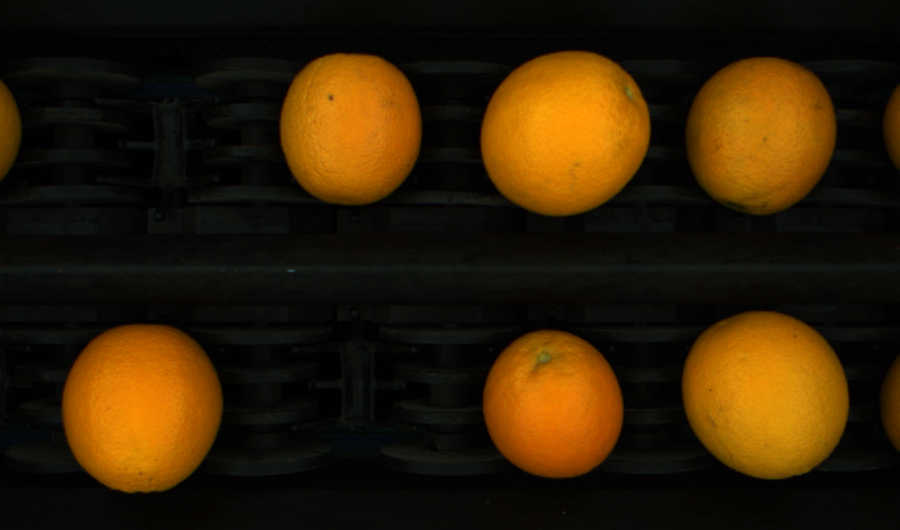
#> input picture 3.bmp, 900 x 530 px
$ python main1.py
#> lines starting #> are read from the running program, lines starting #| are printed output that depends on the picture; after the words box and inside, x2 and y2 are one past the last pixel; in counts of white or black regions, pixels touching at a corner belong together
### color.py
import cv2 as cv
import numpy as np
import os


def color_oranges(image_path):
#> called with image_path = '3.bmp'
    result = []

    # Read the image
    image = cv.imread(image_path)
#> image is the input picture: shape (530, 900, 3); mean B, G, R 5.6, 30.9, 49
    copy_img = image.copy()

    # Convert the image to the HSV color space
    hsv = cv.cvtColor(image, cv.COLOR_BGR2HSV)
#> hsv: shape (530, 900, 3); mean H, S, V 43.3, 137.4, 49.9

    # Define the color range for orange and green in the HSV space
    lower_orange_and_green = np.array([0, 40, 40])
    upper_orange_and_green = np.array([70, 255, 255])

    hsv_copy = image.copy()

    # Threshold the image to get a binary mask
    mask = cv.inRange(hsv, lower_orange_and_green, upper_orange_and_green)
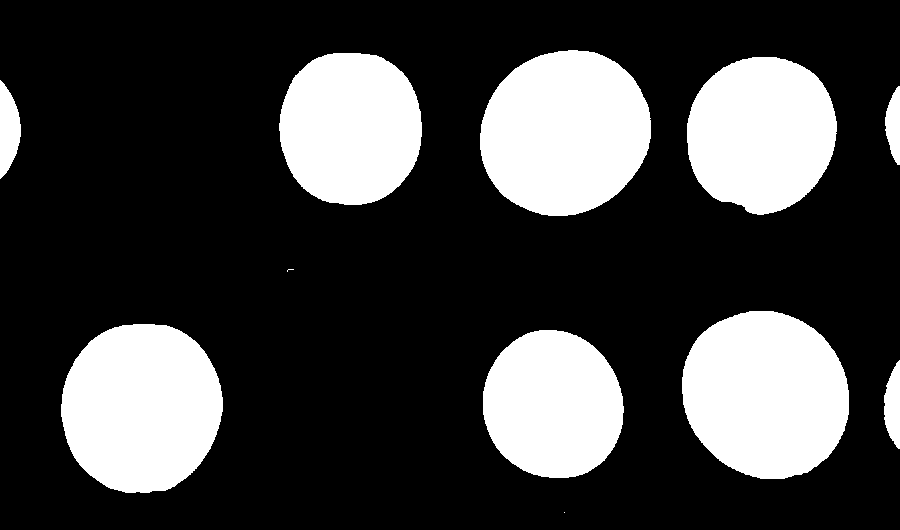
#> mask: shape (530, 900); 25.5% white; 11 white regions (2 under 20 px)

    # Find contours in the binary mask
    contours, hierarchy = cv.findContours(mask, cv.RETR_EXTERNAL, cv.CHAIN_APPROX_SIMPLE)
#> contours = 11 contours, 2 with area under 20; largest, box (x1, y1, x2, y2) and area: (480, 50, 651, 216) 21956, (682, 311, 849, 479) 21911, (61, 324, 223, 493) 21468, (687, 57, 837, 215) 18270, (279, 53, 422, 205) 17332

    # Filter the contours based on area
    filtered_contours = [contour for contour in contours if cv.contourArea(contour) >= 500]
#> filtered_contours = 9 contours; largest, box (x1, y1, x2, y2) and area: (480, 50, 651, 216) 21956, (682, 311, 849, 479) 21911, (61, 324, 223, 493) 21468, (687, 57, 837, 215) 18270, (279, 53, 422, 205) 17332

    # Apply convex hull to the filtered contours
    hull_contours = [cv.convexHull(contour) for contour in filtered_contours]
#> hull_contours = 9 contours; largest, box (x1, y1, x2, y2) and area: (480, 50, 651, 216) 22110, (682, 311, 849, 479) 22084, (61, 324, 223, 493) 21638, (687, 57, 837, 215) 18484, (279, 53, 422, 205) 17484

    # Create a mask with only the hull contours
    mask_2 = np.zeros_like(hsv, dtype=np.uint8)
    mask_2 = cv.cvtColor(mask_2, cv.COLOR_BGR2GRAY)
    cv.drawContours(mask_2, hull_contours, -1, (255, 255, 255), thickness=cv.FILLED)
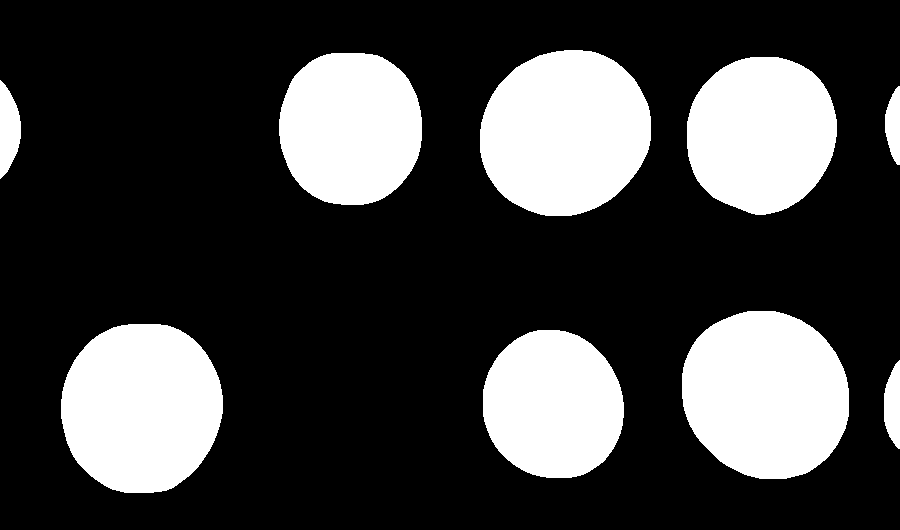
#> mask_2: shape (530, 900); 25.8% white; 9 white regions

    # Apply the mask to the image
    image_copy = cv.bitwise_and(image, image, mask=mask_2)

    # Draw index number in the center of each contour
    for i, contour in enumerate(filtered_contours):
        M = cv.moments(contour)
        if M["m00"] == 0:
            continue
        cX = int(M["m10"] / M["m00"])
        cY = int(M["m01"] / M["m00"])
        cv.putText(image_copy, str(i + 1), (cX, cY), cv.FONT_HERSHEY_SIMPLEX, 1, (255, 200, 0), 4)
#> this loop made 9 passes
#> (cX, cY) on passes 1 to 8: (892, 405), (552, 404), (141, 407), (765, 394), (893, 124), (7, 129), (761, 133), (350, 127)
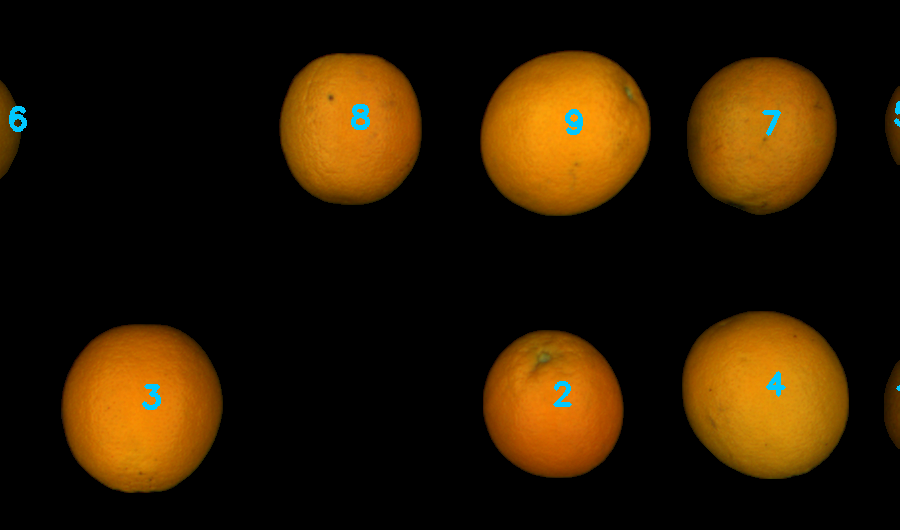
#> image_copy: shape (530, 900, 3); mean B, G, R 1.9, 25.1, 42.4

    # Find contours in the binary mask
    contours, hierarchy = cv.findContours(mask_2, cv.RETR_EXTERNAL, cv.CHAIN_APPROX_SIMPLE)
#> contours = 9 contours; largest, box (x1, y1, x2, y2) and area: (480, 50, 651, 216) 22111, (682, 311, 849, 479) 22082, (61, 324, 223, 493) 21645, (687, 57, 837, 215) 18484, (279, 53, 422, 205) 17484

    contour_area = []
    for contour in contours:
        area = cv.contourArea(contour)
        if area < 3000:
            continue
        contour_area.append(area)
        (x, y), (major_axis, minor_axis), angle = cv.fitEllipse(contour)
        ellipticity = major_axis / minor_axis
        perimeter = cv.arcLength(contour, True)

        # Calculate circularity as 4*pi*area/perimeter^2
        circularity = (4 * np.pi * area) / (perimeter * perimeter)

        # Define circularity and ellipticity thresholds based on requirements
        circularity_threshold = 0.99
        ellipticity_threshold = 0.90

        # If the contour's circularity and ellipticity are above the thresholds, consider it as an orange
        if circularity > circularity_threshold or ellipticity > ellipticity_threshold:
            # Create a mask for the contour
            mask = np.zeros_like(image)
            cv.drawContours(mask, [contour], -1, (255, 255, 255), -1)

            # Calculate mean values of a and b channels for pixels inside contour
            a_mean = np.mean(image[np.where(mask[..., 0] == 255)][..., 1])
            b_mean = np.mean(image[np.where(mask[..., 0] == 255)][..., 2])

            # Calculate CCI for the contour
            L = 100  # Reference illuminant
            CCI = 1000 * (a_mean / (L * b_mean))

            # Map the CCI value to the range of 0 to 99
            CCI = np.clip(CCI, -24, 22)
            CCI = (CCI + 24) * (99 / 46)

            # Draw the contour and the CCI value on the image
            cv.drawContours(image_copy, [contour], -1, (0, 255, 0), 2)
            # cv2.putText(image_copy, f'CCI: {CCI:.2f}', tuple(contour[0][0]), cv2.FONT_HERSHEY_PLAIN, 1, (0, 255, 0), 1)
            cv.putText(image_copy, f'CCI:{CCI:.2f}', tuple(contour[0][0]), cv.FONT_HERSHEY_PLAIN, 2, (0, 0, 255), 2)
#> this loop made 9 passes
#> (area, x, y, major_axis, minor_axis, angle, ellipticity, perimeter) on passes 2, 3, 4, 7, 8, 9: (16388, 552.7, 404.6, 139, 150.7, 158.1, 0.923, 477.9), (21645, 141, 407.1, 160.1, 172.9, 10.77, 0.926, 549), (22082, 765.3, 394.2, 161.1, 175, 135.6, 0.92, 554.7), (18484, 760.9, 133.5, 148.9, 158.4, 22.61, 0.94, 508.9), (17483.5, 350.2, 127.5, 143.5, 156.5, 179.9, 0.917, 494), (22111, 564.6, 132.4, 160.9, 175.1, 55.23, 0.919, 555.2)
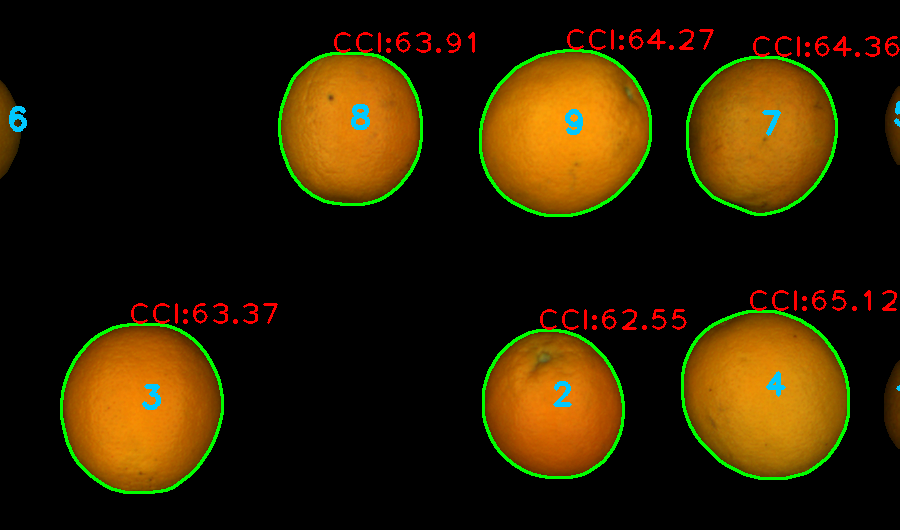
#> image_copy: shape (530, 900, 3); 3.16% of pixels changed, all inside (x1, y1, x2, y2) = (60, 29, 900, 494)
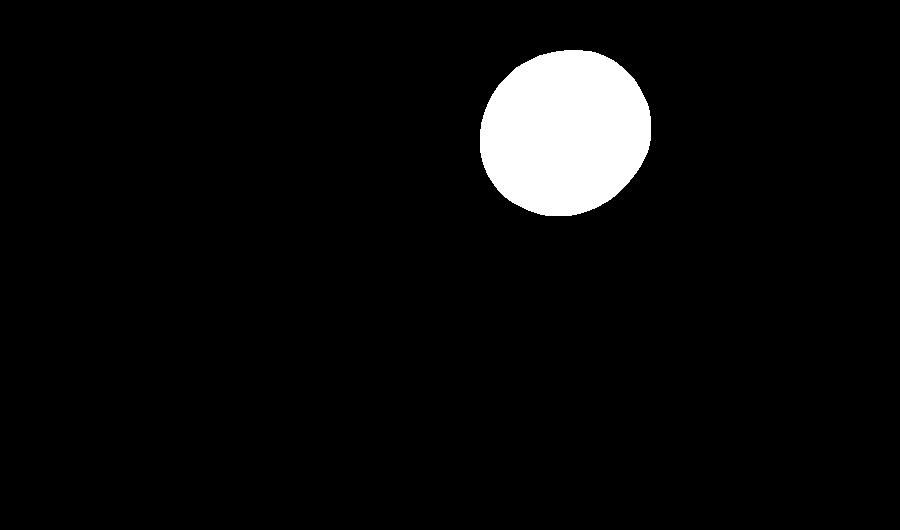
#> mask: shape (530, 900, 3); 4.7% white; 1 white region, box (x1, y1, x2, y2) and area: (480, 50, 651, 216) 22349
#> after the loop, contour_area = [16388, 21645, 22082, 18484, 17483.5, 22111]

    return image_copy

### main1.py
from background import background_removel
from detect import detection_oranges
from size import size_oranges
from color import color_oranges
from automatic import automtic_oranges
import cv2 as cv
import numpy as np

# Provide the path to the image
image_path = '3.bmp'

# Process the image and get the modified image
image_copy = color_oranges(image_path)

cv.imshow('Annotated Image', image_copy)
cv.waitKey(0)
cv.destroyAllWindows()

$ run again, with 1.bmp copied over 3.bmp
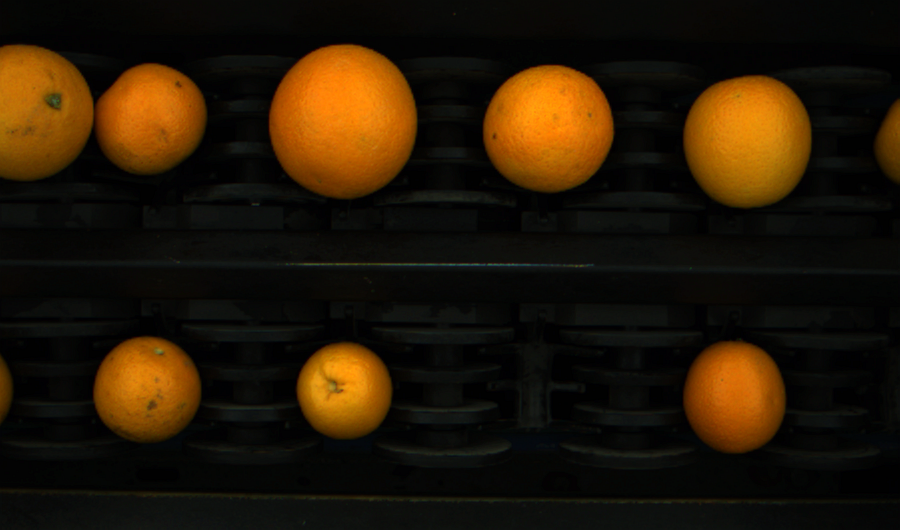
#> input picture 1.bmp, 900 x 530 px
#> in color_oranges, image is the input picture: shape (530, 900, 3); mean B, G, R 6, 23.7, 37.5
#> hsv: shape (530, 900, 3); mean H, S, V 46.9, 123.8, 38.5
#> in color_oranges, `contours, hierarchy = cv.findContours(mask, cv.RETR_EXTERNAL, cv.CHAIN..`: contours = 89 contours, 77 with area under 20; largest, box (x1, y1, x2, y2) and area: (0, 44, 207, 180) 19844, (269, 44, 417, 199) 17885, (683, 75, 812, 208) 13420, (483, 64, 615, 192) 13026, (683, 341, 786, 453) 8912
#> filtered_contours = 8 contours; box (x1, y1, x2, y2) and area: (0, 44, 207, 180) 19844, (269, 44, 417, 199) 17885, (683, 75, 812, 208) 13420, (483, 64, 615, 192) 13026, (683, 341, 786, 453) 8912, (93, 336, 201, 441) 8732, (296, 342, 392, 438) 7119, (876, 99, 900, 181) 1249
#> hull_contours = 8 contours; box (x1, y1, x2, y2) and area: (0, 44, 207, 180) 23469, (269, 44, 417, 199) 18024, (683, 75, 812, 208) 13556, (483, 64, 615, 192) 13154, (683, 341, 786, 453) 9008, (93, 336, 201, 441) 8838, (296, 342, 392, 438) 7208, (876, 99, 900, 181) 1274
#> mask_2: shape (530, 900); 20.1% white; 8 white regions
#> the loop in color_oranges, `for i, contour in enumerate(filtered_contours):` made 8 passes
#> (cX, cY) on passes 1 to 8: (344, 389), (734, 396), (146, 388), (889, 141), (747, 140), (548, 127), (342, 120), (92, 114)
#> after the loop in color_oranges, `for i, contour in enumerate(filtered_contours):`:
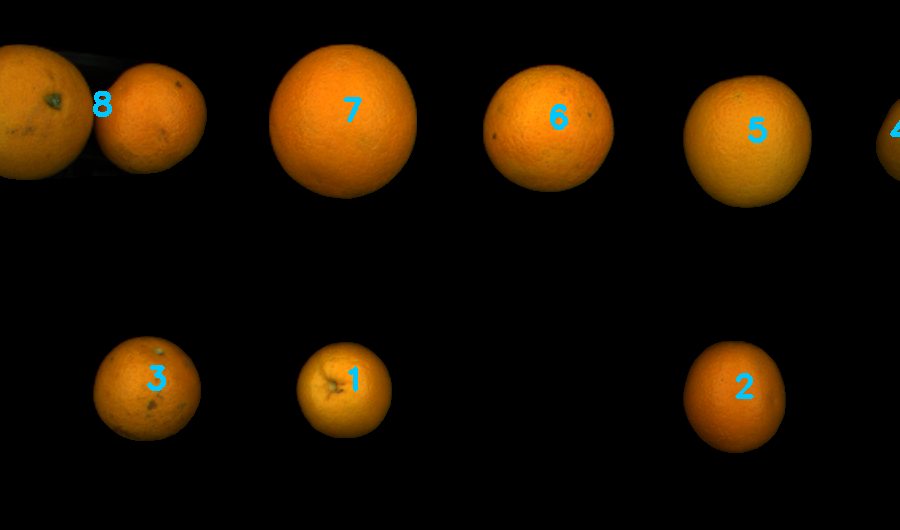
#> image_copy: shape (530, 900, 3); mean B, G, R 1.6, 17.2, 30.3
#> in color_oranges, `contours, hierarchy = cv.findContours(mask_2, cv.RETR_EXTERNAL, cv.CHA..`: contours = 8 contours; box (x1, y1, x2, y2) and area: (0, 44, 207, 180) 23472, (269, 44, 417, 199) 18028, (683, 75, 812, 208) 13554, (483, 64, 615, 192) 13152, (683, 341, 786, 453) 9011, (93, 336, 201, 441) 8834, (296, 342, 392, 438) 7210, (876, 99, 900, 181) 1280
#> the loop in color_oranges, `for contour in contours:` made 8 passes
#> (area, x, y, major_axis, minor_axis, angle, ellipticity, perimeter) on passes 1, 2, 3, 5, 6, 7: (7210, 344, 390, 95.17, 96.81, 161.2, 0.983, 316.7), (9011, 734.3, 396.2, 101.9, 113, 173.2, 0.902, 354.5), (8834.5, 146.2, 388.7, 104.9, 107.6, 74.09, 0.975, 349.9), (13554.5, 747.6, 140.1, 129, 134.3, 9, 0.96, 435.1), (13151.5, 548.1, 127.8, 127.3, 131.6, 70.12, 0.967, 428.7), (18027.5, 342.8, 120.6, 148.8, 154.7, 8.77, 0.961, 500.7)
#> after the loop in color_oranges, `for contour in contours:`:
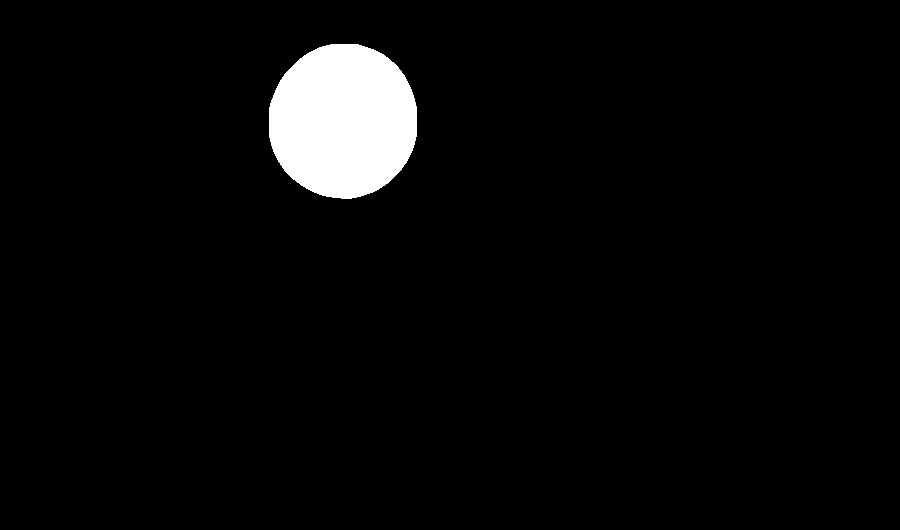
#> mask: shape (530, 900, 3); 3.8% white; 1 white region, box (x1, y1, x2, y2) and area: (269, 44, 417, 199) 18243
#> after the loop in color_oranges, `for contour in contours:`: contour_area = [7210, 9011, 8834.5, 13554.5, 13151.5, 18027.5, 23472]

$ run again, with 2.bmp copied over 3.bmp
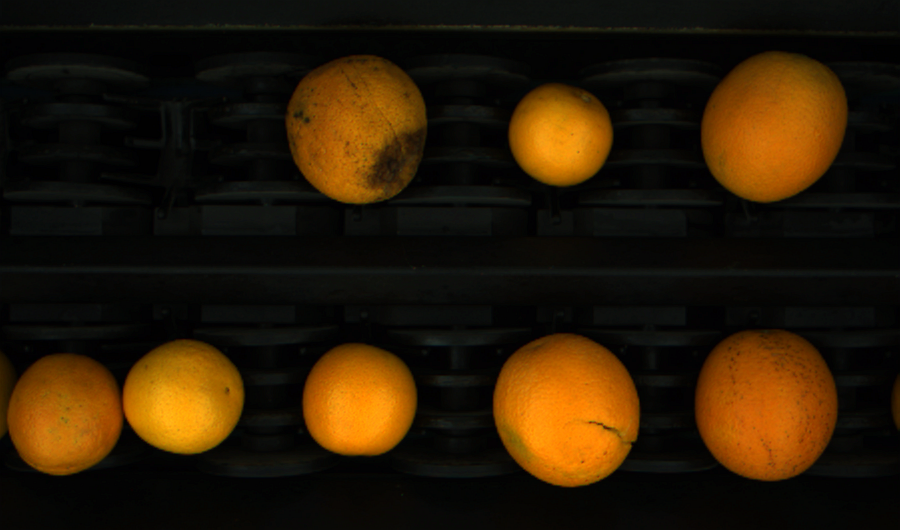
#> input picture 2.bmp, 900 x 530 px
#> in color_oranges, image is the input picture: shape (530, 900, 3); mean B, G, R 5.7, 26.2, 42.1
#> hsv: shape (530, 900, 3); mean H, S, V 45.9, 130.5, 43
#> in color_oranges, `contours, hierarchy = cv.findContours(mask, cv.RETR_EXTERNAL, cv.CHAIN..`: contours = 40 contours, 29 with area under 20; largest, box (x1, y1, x2, y2) and area: (0, 339, 245, 475) 22271, (493, 333, 640, 487) 17478, (695, 330, 838, 481) 17030, (701, 52, 848, 203) 16875, (286, 55, 427, 204) 16118
#> filtered_contours = 7 contours; box (x1, y1, x2, y2) and area: (0, 339, 245, 475) 22271, (493, 333, 640, 487) 17478, (695, 330, 838, 481) 17030, (701, 52, 848, 203) 16875, (286, 55, 427, 204) 16118, (302, 343, 417, 456) 10271, (508, 84, 613, 187) 8231
#> hull_contours = 7 contours; box (x1, y1, x2, y2) and area: (0, 339, 245, 475) 26522, (493, 333, 640, 487) 17645, (695, 330, 838, 481) 17216, (701, 52, 848, 203) 17040, (286, 55, 427, 204) 16518, (302, 343, 417, 456) 10380, (508, 84, 613, 187) 8336
#> mask_2: shape (530, 900); 24.1% white; 7 white regions
#> the loop in color_oranges, `for i, contour in enumerate(filtered_contours):` made 7 passes
#> (cX, cY) on passes 1 to 7: (358, 400), (120, 405), (566, 409), (765, 404), (560, 134), (355, 128), (773, 126)
#> after the loop in color_oranges, `for i, contour in enumerate(filtered_contours):`:
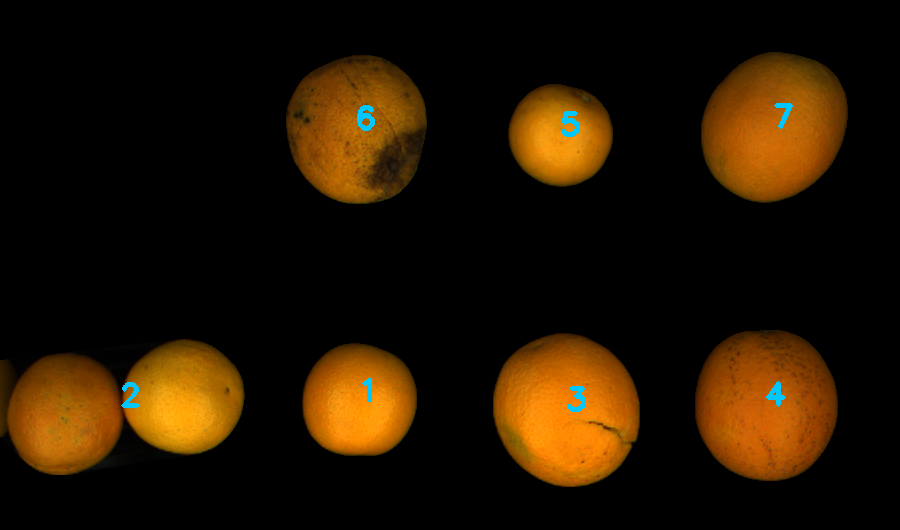
#> image_copy: shape (530, 900, 3); mean B, G, R 1.6, 20.3, 35.5
#> in color_oranges, `contours, hierarchy = cv.findContours(mask_2, cv.RETR_EXTERNAL, cv.CHA..`: contours = 7 contours; box (x1, y1, x2, y2) and area: (0, 339, 245, 475) 26522, (493, 333, 640, 487) 17649, (695, 330, 838, 481) 17212, (701, 52, 848, 203) 17044, (286, 55, 427, 204) 16522, (302, 343, 417, 456) 10376, (508, 84, 613, 187) 8333
#> the loop in color_oranges, `for contour in contours:` made 7 passes
#> (area, x, y, major_axis, minor_axis, angle, ellipticity, perimeter) on passes 1, 3, 4, 5, 6: (10376.5, 358.6, 400.7, 114.7, 116.2, 67.29, 0.987, 379.9), (17649, 566.1, 409.7, 144.7, 155.3, 149.9, 0.932, 496.1), (17211.5, 765.5, 404.1, 143.1, 154, 172, 0.929, 489.7), (8333, 560, 134.6, 101.4, 104.6, 111.2, 0.969, 341.7), (16522.5, 356.8, 128.8, 141.1, 149.6, 177.9, 0.943, 481.7)
#> after the loop in color_oranges, `for contour in contours:`:
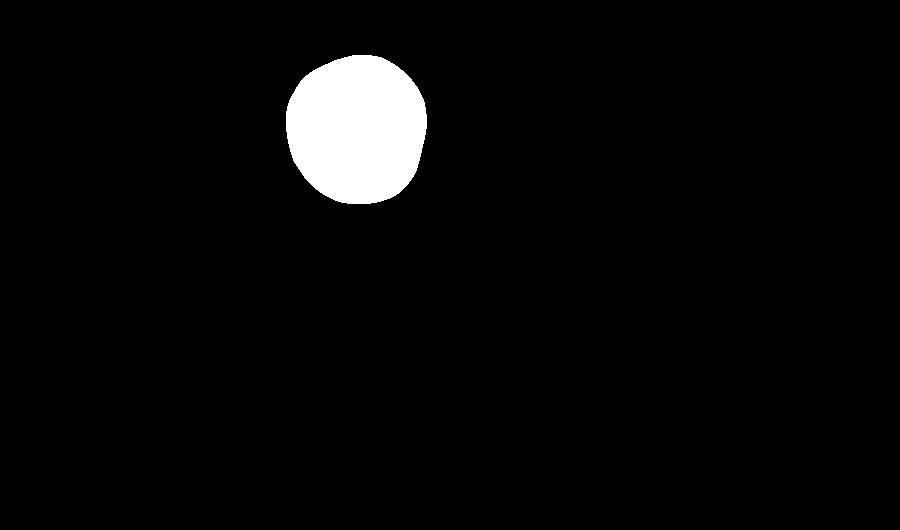
#> mask: shape (530, 900, 3); 3.5% white; 1 white region, box (x1, y1, x2, y2) and area: (286, 55, 427, 204) 16731
#> after the loop in color_oranges, `for contour in contours:`: contour_area = [10376.5, 26521.5, 17649, 17211.5, 8333, 16522.5, 17044.5]
